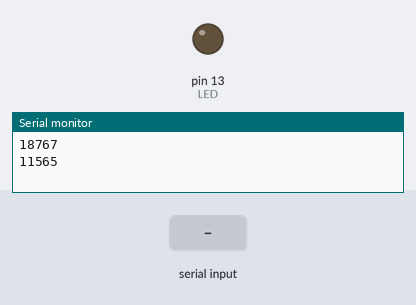
Simulated run of this sketch. Board: Arduino Uno, built with avr-gcc and run on an emulated ATmega328P. On the bench: output pins drawn as LEDs (lit = HIGH), the last lines printed to the serial monitor. The inputs (shaded band) are chosen by the test bench.

Above: at 1.2 s.
1.3 s: "1" received over Serial
At 2.0 s:
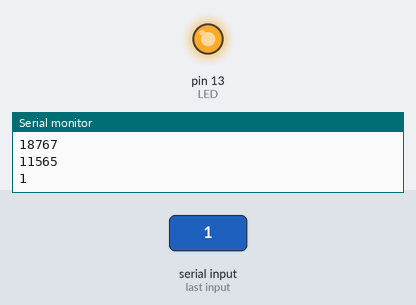
2.8 s: "0" received over Serial
At 3.2 s:
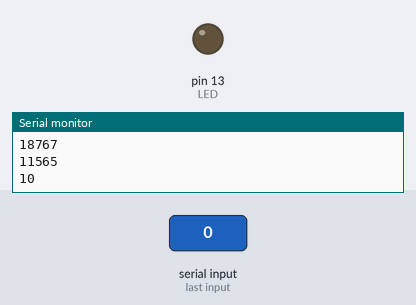
Timing chart, 0 to 5.8 s (numbered marks = the images above; inputs shaded):
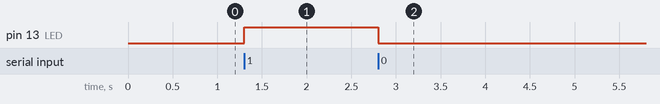

The sketch:

SerialIO.ino
```cpp
char inData[2];
char inChar;
byte index = 0;
int LED = 13;

void setup() {
  pinMode(LED, OUTPUT);

  Serial.begin(57600);
  Serial.println('Serial IO');
  Serial.println('---------');
  Serial.println();
}

void loop() {
  if (Serial.available() > 0) {

    // Baca karakter dari Tx/Rx (USB)
    inChar = Serial.read();
    Serial.print(inChar);

    digitalWrite(LED, HIGH);
    if (inChar == '1') {
      digitalWrite(LED, HIGH);
      delay(1000);
    } else {
      digitalWrite(LED, LOW);
      delay(1000);
    }
  }
}
```

Measured:
- after the input at 1.3 s, pin 13 (LED): LOW → HIGH at once
- after the input at 2.8 s, pin 13 (LED): HIGH → LOW at once
